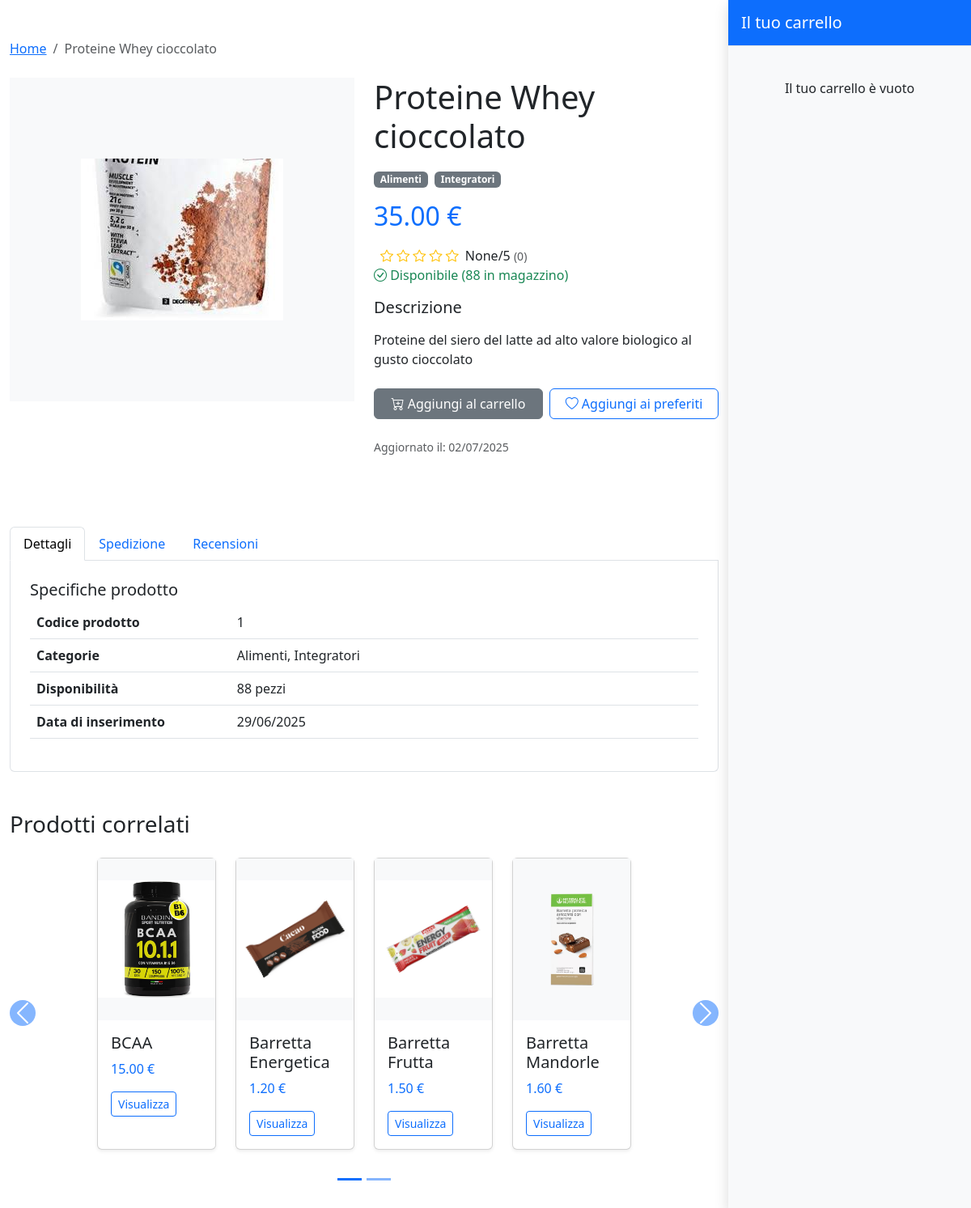
Screenshot of /products/product/1/?source=home with the database file from the repository.
### products/models.py (models this page shows, shortened)
class Product(models.Model):
    category = models.ManyToManyField(Category)
    name = models.CharField(max_length=200, unique=True)
    description = models.TextField(blank=True)
    price = models.DecimalField(max_digits=10, decimal_places=2)
    stock = models.PositiveIntegerField()
    available = models.BooleanField(default=True)
    created = models.DateTimeField(auto_now_add=True)
    updated = models.DateTimeField(auto_now=True)
    image = models.ImageField(upload_to='product_images/', blank=True, null=True)
    added_by = models.ForeignKey('users.CustomUser', on_delete=models.SET_NULL, related_name='products_added', null=True, blank=True)
    modified_by = models.ForeignKey('users.CustomUser', on_delete=models.SET_NULL, related_name='products_modified', null=True, blank=True)
    class Meta:
        ordering = ('name',)

class Category(models.Model):
    name = models.CharField(max_length=200, unique=True)
    class Meta:
        verbose_name_plural = "Categories"

### products/views.py (the view)
# urls.py: path('product/<int:product_id>/', product_info, name='product_info'),
def product_info(request, product_id):
    product = Product.objects.get(id=product_id)
    categories = product.category.all()
    name = product.name
    description = product.description
    price = product.price
    stock = product.stock
    related_products = Product.objects.filter(category__in=categories).exclude(id=product_id)[:8]
    if related_products.count() >4:
        related_products_one = related_products[:4]
        related_products_two = related_products[4:]
    else:
        related_products_one = related_products
        related_products_two = []
    source = request.GET.get('source')
    review = Review.objects.filter(product=product).order_by('-created_at')
    if review.exists():
        average_rating = review.aggregate(Avg('rating'))['rating__avg']
    else:
        average_rating = None
    user = request.user if request.user.is_authenticated else None
    if user:
        cart, created = Cart.objects.get_or_create(user=user)
    else:
        cart = None
    context = {
        'product': product,
        'categories': categories,
        'name': name,
        'description': description,
        'price': price,
        'stock': stock,
        'related_products': related_products,
        'source': source,
        'cart': cart,
        'store_manager': is_store_manager(user) if user else False,
        'average_rating': average_rating,
        'reviews': review,
        'available': product.available,
        'related_products_one': related_products_one,
        'related_products_two': related_products_two,
    }
    return render(request, 'products/product_info.html', context)

### templates/products/product_info.html (shortened to what this page needs)
{% extends "base.html" %}
{% load static %}
{% block content %}
<div class="container py-5">
    <nav aria-label="breadcrumb" class="mb-4">
        <ol class="breadcrumb">
            {% if not request.user.is_authenticated and not request.GET.source == product_list%}
                  <li class="breadcrumb-item"><a href="{% url 'users:home_page' %}">Home</a></li>
                  <li class="breadcrumb-item active" aria-current="page">{{ product.name }}</li>
            {% elif request.user.is_authenticated  and  not store_manager and  request.GET.source != "product_list"%}
                  <li class="breadcrumb-item"><a href="{% url 'users:user_home_page' %}">Dashboard</a></li>
                  <li class="breadcrumb-item active" aria-current="page">{{ product.name }}</li>
            {% else %}
                <li class="breadcrumb-item"><a href="{% url 'users:store_manager_dashboard' %}">Dashboard</a></li>
                <li class="breadcrumb-item"><a href="{% url 'products:product_manage_list' %}">Prodotti</a></li>
            {% endif %}
        </ol>
    </nav>
    <div class="row">
        <div class="col-md-6 mb-4">
            <div class="bg-light d-flex justify-content-center align-items-center" style="height: 400px;">
            {% if product.image %}
                <img src="{{ product.image.url }}" alt="{{ product.name }}" style="max-height: 380px; max-width: 100%; object-fit: contain;">
            {% else %}
                <i class="bi bi-image text-secondary" style="font-size: 5rem;"></i>
            {% endif %}
        </div>
        </div>
        <div class="col-md-6 mb-4">
            <h1 class="mb-3">{{ name }}</h1>
            <div class="mb-3">
                {% for category in categories %}
                <span class="badge bg-secondary me-1">{{ category.name }}</span>
                {% endfor %}
            </div>
            <h2 class="text-primary mb-3">{{ price }} €</h2>
            <span class="align-middle ms-2">
                <span class="text-warning">
                  {% for i in "12345"|make_list %}
                    {% if forloop.counter <= average_rating %}
                      <i class="bi bi-star-fill"></i>
                    {% else %}
                      <i class="bi bi-star"></i>
                    {% endif %}
                  {% endfor %}
                </span>
                <span class="ms-1">{{ average_rating }}/5</span>
                <small class="text-muted">({{ reviews|length }})</small>
            </span>
            {% if stock > 0 and available%}
            <p class="text-success mb-3">
                <i class="bi bi-check-circle"></i> Disponibile ({{ stock }} in magazzino)
            </p>
            {% else %}
            <p class="text-danger mb-3">
                <i class="bi bi-x-circle"></i> Non disponibile
            </p>
            {% endif %}
            <div class="mb-4">
                <h5>Descrizione</h5>
                <p>{{ description|linebreaks }}</p>
            </div>
            <div class="d-grid gap-2 d-md-flex">
                {% if stock > 0 and product.available and request.user.is_authenticated and not store_manager %}
                    <form method="POST" action="{% url 'core:add_cart_item' %}" >
                        {% csrf_token %}
                        <input type="hidden" name="product_id" value="{{ product.id }}">
                        <input type="hidden" name="quantity" value="1">
                        <input type="hidden" name="source" value="{{ request.GET.source }}">
                        <button type="submit" class="btn btn-primary w-100" >
                            <i class="bi bi-cart-plus"></i> Aggiungi al carrello
                        </button>
                    </form>
                <form method="post" action="{% url 'users:toggle_favorite' product.id %}" style="display: inline;">
                    {% csrf_token %}
                    {% if product in user.favorite_list.all %}
                        <button type="submit" class="btn btn-outline-danger w-100">
                            <i class="bi bi-heart-fill"></i> Rimuovi dai preferiti
                        </button>
                    {% else %}
                        <button type="submit" class="btn btn-outline-primary w-100">
                            <i class="bi bi-heart"></i> Aggiungi ai preferiti
                        </button>
                    {% endif %}
                </form>
                {% elif not  user.is_authenticated %}
                    <a href="{% url 'users:login' %}" class="btn btn-secondary w-100" type="button" disabled>
                        <i class="bi bi-cart-plus"></i> Aggiungi al carrello
                    </a>
                    <a href="{% url 'users:login' %}" class="btn btn-outline-primary w-100" type="button">
                        <i class="bi bi-heart"></i> Aggiungi ai preferiti
                    </a>
                {% endif %}
            </div>
            <div class="mt-4">
                <p class="text-muted small">Aggiornato il: {{ product.updated|date:"d/m/Y" }}</p>
            </div>
        </div>
    </div>
    <div class="row mt-5">
        <div class="col-12">
            <ul class="nav nav-tabs" id="productTabs" role="tablist">
                <li class="nav-item" role="presentation">
                    <button class="nav-link active" id="details-tab" data-bs-toggle="tab" data-bs-target="#details" type="button" role="tab" aria-controls="details" aria-selected="true">Dettagli</button>
                </li>
                <li class="nav-item" role="presentation">
                    <button class="nav-link" id="shipping-tab" data-bs-toggle="tab" data-bs-target="#shipping" type="button" role="tab" aria-controls="shipping" aria-selected="false">Spedizione</button>
                </li>
                <li class="nav-item" role="presentation">
                    <button class="nav-link" id="reviews-tab" data-bs-toggle="tab" data-bs-target="#reviews" type="button" role="tab" aria-controls="reviews" aria-selected="false">Recensioni</button>
                </li>
            </ul>
            <div class="tab-content p-4 border border-top-0 rounded-bottom" id="productTabsContent">
                <div class="tab-pane fade show active" id="details" role="tabpanel" aria-labelledby="details-tab">
                    <h5>Specifiche prodotto</h5>
                    <table class="table">
                        <tbody>
                            <tr>
                                <th scope="row" style="width: 30%;">Codice prodotto</th>
                                <td>{{ product.id }}</td>
                            </tr>
                            <tr>
                                <th scope="row">Categorie</th>
                                <td>
                                    {% for category in categories %}
                                    {{ category.name }}{% if not forloop.last %}, {% endif %}
                                    {% endfor %}
                                </td>
                            </tr>
                            <tr>
                                <th scope="row">Disponibilità</th>
                                <td>{{ stock }} pezzi</td>
                            </tr>
                            <tr>
                                <th scope="row">Data di inserimento</th>
                                <td>{{ product.created|date:"d/m/Y" }}</td>
                            </tr>
                        </tbody>
                    </table>
                </div>
            </div>
        </div>
    </div>
    {% if not store_manager %}
    <div class="row mt-5">
        <div class="col-12">
            <h3 class="mb-4">Prodotti correlati</h3>
            <div id="relatedProductsCarousel" class="carousel slide" data-bs-ride="carousel">
              <div class="carousel-inner">
                <div class="carousel-item active">
                  <div class="row px-5 mx-5">
                    {% for i in related_products_one %}
                    <div class="col-md-3 mb-4 col-6">
                      <div class="card h-100 shadow-sm">
                        <a href="{% url 'products:product_info' i.id %}" class="stretched-link text-decoration-none text-dark">
                          <div class="bg-light d-flex justify-content-center align-items-center" style="height: 200px;">
                            {% if i.image %}
                              <img src="{{ i.image.url }}" alt="{{ i.name }}" class="img-fluid" style="max-height: 180px; max-width: 100%; object-fit: contain;">
                            {% else %}
                              <i class="bi bi-image text-secondary" style="font-size: 3rem;"></i>
                            {% endif %}
                          </div>
                          <div class="card-body">
                            <h5 class="card-title">{{ i.name }}</h5>
                            <p class="card-text text-primary">{{ i.price }} €</p>
                            <button class="btn btn-sm btn-outline-primary">Visualizza</button>
                          </div>
                        </a>
                      </div>
                    </div>
                    {% endfor %}
                  </div>
                </div>
              </div>
              {% if related_products_two %}
              <button class="carousel-control-prev" type="button" data-bs-target="#relatedProductsCarousel" data-bs-slide="prev">
                <span class="carousel-control-prev-icon bg-primary rounded-circle" aria-hidden="true"></span>
              </button>
              <button class="carousel-control-next" type="button" data-bs-target="#relatedProductsCarousel" data-bs-slide="next">
                <span class="carousel-control-next-icon bg-primary rounded-circle" aria-hidden="true"></span>
              </button>
              <div class="carousel-indicators" style="bottom: -40px;">
                <button type="button" data-bs-target="#relatedProductsCarousel" data-bs-slide-to="0" class="active bg-primary" aria-current="true" aria-label="Slide 1"></button>
                <button type="button" data-bs-target="#relatedProductsCarousel" data-bs-slide-to="1" class="bg-primary" aria-label="Slide 2"></button>
              </div>
              {% endif %}
            </div>
        </div>
    </div>
</div>
    {% endif %}
    {% if not store_manager %}
    <div class="position-fixed top-0 end-0 h-100 bg-light shadow d-none d-md-block" style="width: 300px; z-index: 1030; overflow-y: auto;" id="cartSidebar">
  <div class="p-3 border-bottom d-flex justify-content-between align-items-center bg-primary text-white">
    <h5 class="mb-0">Il tuo carrello</h5>
  </div>
  <div class="p-3">
    {% if cart and cart.items.all %}
      <div class="list-group list-group-flush">
        {% for item in cart.items.all %}
          <div class="list-group-item py-2">
            <div class="d-flex">
              <div class="flex-shrink-0">
                {% if item.product.image %}
                  <img src="{{ item.product.image.url }}" alt="{{ item.product.name }}" width="50" class="rounded">
                {% else %}
                  <div class="bg-secondary rounded" style="width: 50px; height: 50px;"></div>
                {% endif %}
              </div>
              <div class="flex-grow-1 ms-2">
                <h6 class="mb-0 fs-6">{{ item.product.name }}</h6>
                <p class="text-muted small mb-0">{{ item.quantity }} × {{ item.product.price }} €</p>
              </div>
            </div>
          </div>
        {% endfor %}
      </div>
      <div class="mt-3 p-3 bg-light rounded">
        <div class="d-flex justify-content-between">
          <span>Totale:</span>
          <strong>{{ cart.total_price }} €</strong>
        </div>
      </div>
      <div class="mt-3">
        <a href="{% url 'core:view_cart' %}" class="btn btn-primary w-100">Vai al carrello</a>
      </div>
    {% else %}
      <div class="text-center py-4">
        <p>Il tuo carrello è vuoto</p>
      </div>
    {% endif %}
  </div>
</div>
    {% endif %}
{% endblock %}

### templates/products/product_info.html (style rules this page uses)
@media (min-width: 768px) { .container { margin-right: 300px; max-width: calc(100% - 300px); } }
.carousel-control-prev { left: -50px; }
.carousel-control-next { right: -50px; }

### rows the page displays
Product: name "Proteine Whey cioccolato", image (picture), price "35.00", description "Proteine del siero del latte ad alto valore biologico al gusto cioccolato", updated "02/07/2025", id "1", created "29/06/2025"
Category: name "Alimenti"
Category: name "Integratori"
Product: image (picture), name "BCAA", price "15.00"
Product: image (picture), name "Barretta Energetica", price "1.20"
Product: image (picture), name "Barretta Frutta", price "1.50"
Product: image (picture), name "Barretta Mandorle", price "1.60"

### other values shown
{{ average_rating }} "None"
{{ reviews|length }} "0"
{{ stock }} "88"
